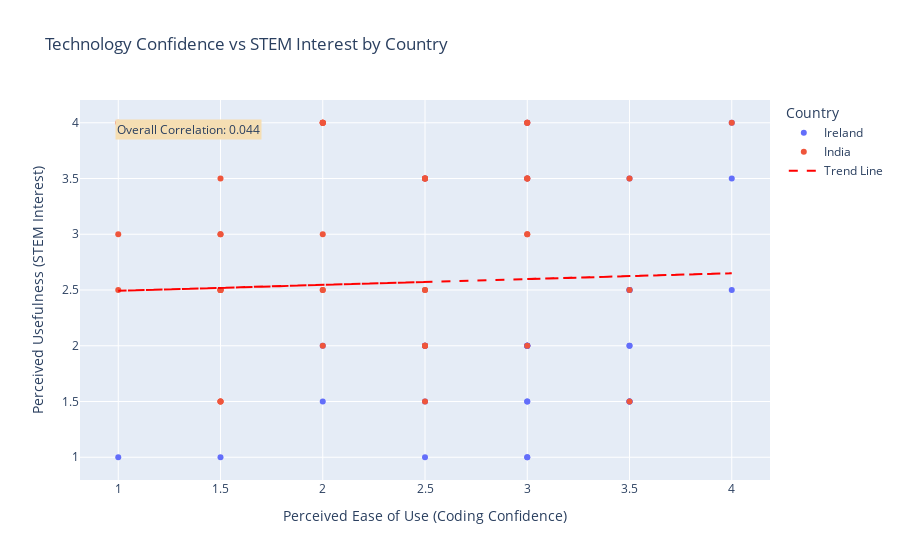
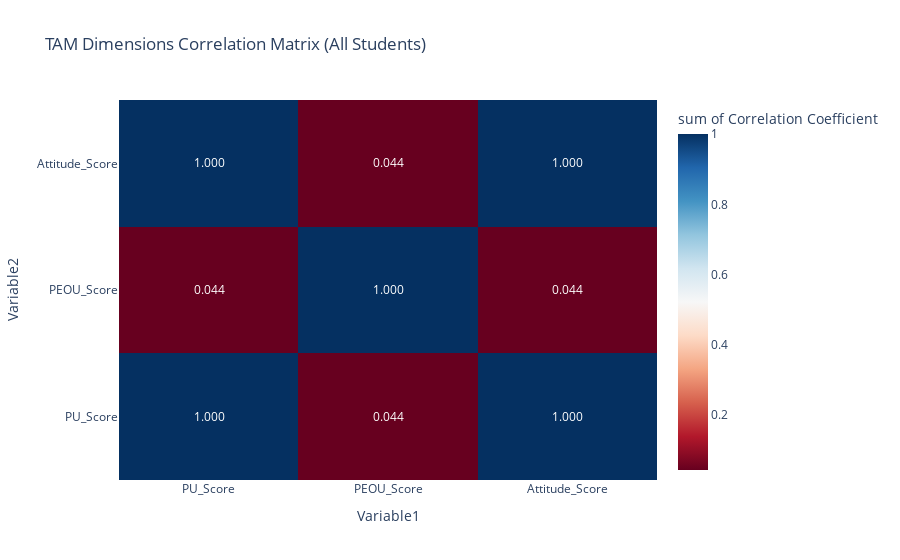

Source (notebook cell) for these figures, in order:
### Code cell
# Add correlation annotation
correlation = stats.pearsonr(x, y)[0]
fig.add_annotation(x=0.05, y=0.95, xref='paper', yref='paper', showarrow=False,
                   text=f'Overall Correlation: {correlation:.3f}', bgcolor='wheat')
fig.show()

## Correlation Matrix
# Visualize correlations between TAM dimensions.
corr_data = students_combined[['PU_Score', 'PEOU_Score', 'Attitude_Score']].corr().reset_index().melt(id_vars='index', var_name='Variable2', value_name='Correlation')

# Create heatmap
fig = px.density_heatmap(corr_data, x='index', y='Variable2', z='Correlation', text_auto='.3f',
                         title='TAM Dimensions Correlation Matrix (All Students)', color_continuous_scale='RdBu',
                         labels={'Correlation': 'Correlation Coefficient', 'index': 'Variable1'})
fig.show()

### Figure 1 — Plotly figure (JSON) as saved in the notebook; plotly's stock layout.template omitted (floating-point values rounded to 4 significant figures)
{"data": [{"hovertemplate": "Country=Ireland<br>Perceived Ease of Use (Coding Confidence)=%{x}<br>Perceived Usefulness (STEM Interest)=%{y}<extra></extra>", "legendgroup": "Ireland", "marker": {"color": "#636efa", "symbol": "circle"}, "mode": "markers", "name": "Ireland", "orientation": "v", "showlegend": true, "type": "scatter", "x": [3, 3.5, 2.5, 3, 4, 1, 3, 2.5, 3.5, 3, 2.5, 3.5, 3.5, 3, 3.5, 2.5, 2, 3, 4, 3.5, 2.5, 3, 3, 3.5, 2, 1.5, 3.5, 4, 3, 3, 2.5, 3, 3, 3.5], "xaxis": "x", "y": [3.5, 1.5, 2, 2, 3.5, 1, 1.5, 2, 1.5, 2, 1.5, 2.5, 2, 2, 1.5, 1, 2, 1.5, 2.5, 2.5, 2, 1, 4, 3.5, 1.5, 1, 2.5, 4, 2, 2, 3.5, 2, 1, 2], "yaxis": "y"}, {"hovertemplate": "Country=India<br>Perceived Ease of Use (Coding Confidence)=%{x}<br>Perceived Usefulness (STEM Interest)=%{y}<extra></extra>", "legendgroup": "India", "marker": {"color": "#EF553B", "symbol": "circle"}, "mode": "markers", "name": "India", "orientation": "v", "showlegend": true, "type": "scatter", "x": [2.5, 3, 1.5, 3, 1.5, 3, 2, 2, 3, 1.5, 2.5, 1.5, 2, 2.5, 1.5, 3, 2, 2.5, 1, 2.5, 2, 1.5, 2, 2, 1, 3, 2.5, 2, 1, 3, 2.5, 3.5, 1.5, 3.5, 2.5, 1.5, 2.5, 3.5, 1.5, 3, 3, 2, 4, 1.5, 2.5], "xaxis": "x", "y": [3.5, 3, 3, 3.5, 2.5, 3.5, 4, 4, 4, 2.5, 2.5, 2.5, 4, 3.5, 1.5, 3, 4, 2.5, 4, 2, 3, 1.5, 2.5, 4, 3, 2, 1.5, 2, 2.5, 3.5, 2, 3.5, 3.5, 2.5, 3.5, 1.5, 3.5, 1.5, 2.5, 4, 4, 2.5, 4, 3, 2], "yaxis": "y"}, {"line": {"color": "red", "dash": "dash"}, "mode": "lines", "name": "Trend Line", "type": "scatter", "x": [3, 3.5, 2.5, 3, 4, 1, 3, 2.5, 3.5, 3, 2.5, 3.5, 3.5, 3, 3.5, 2.5, 2, 3, 4, 3.5, 2.5, 3, 3, 3.5, 2, 1.5, 3.5, 4, 3, 3, 2.5, 3, 3, 3.5, 2.5, 3, 1.5, 3, 1.5, 3, 2, 2, 3, 1.5, 2.5, 1.5, 2, 2.5, 1.5, 3, 2, 2.5, 1, 2.5, 2, 1.5, 2, 2, 1, 3, 2.5, 2, 1, 3, 2.5, 3.5, 1.5, 3.5, 2.5, 1.5, 2.5, 3.5, 1.5, 3, 3, 2, 4, 1.5, 2.5], "y": [2.598, 2.624, 2.572, 2.598, 2.651, 2.493, 2.598, 2.572, 2.624, 2.598, 2.572, 2.624, 2.624, 2.598, 2.624, 2.572, 2.546, 2.598, 2.651, 2.624, 2.572, 2.598, 2.598, 2.624, 2.546, 2.52, 2.624, 2.651, 2.598, 2.598, 2.572, 2.598, 2.598, 2.624, 2.572, 2.598, 2.52, 2.598, 2.52, 2.598, 2.546, 2.546, 2.598, 2.52, 2.572, 2.52, 2.546, 2.572, 2.52, 2.598, 2.546, 2.572, 2.493, 2.572, 2.546, 2.52, 2.546, 2.546, 2.493, 2.598, 2.572, 2.546, 2.493, 2.598, 2.572, 2.624, 2.52, 2.624, 2.572, 2.52, 2.572, 2.624, 2.52, 2.598, 2.598, 2.546, 2.651, 2.52, 2.572]}], "layout": {"annotations": [{"bgcolor": "wheat", "showarrow": false, "text": "Overall Correlation: 0.044", "x": 0.05, "xref": "paper", "y": 0.95, "yref": "paper"}], "legend": {"title": {"text": "Country"}, "tracegroupgap": 0}, "title": {"text": "Technology Confidence vs STEM Interest by Country"}, "xaxis": {"anchor": "y", "domain": [0, 1], "title": {"text": "Perceived Ease of Use (Coding Confidence)"}}, "yaxis": {"anchor": "x", "domain": [0, 1], "title": {"text": "Perceived Usefulness (STEM Interest)"}}}}

### Figure 2 — Plotly figure (JSON) as saved in the notebook; plotly's stock layout.template omitted (floating-point values rounded to 4 significant figures)
{"data": [{"coloraxis": "coloraxis", "histfunc": "sum", "hovertemplate": "Variable1=%{x}<br>Variable2=%{y}<br>sum of Correlation Coefficient=%{z}<extra></extra>", "name": "", "texttemplate": "%{z:.3f}", "type": "histogram2d", "x": ["PU_Score", "PEOU_Score", "Attitude_Score", "PU_Score", "PEOU_Score", "Attitude_Score", "PU_Score", "PEOU_Score", "Attitude_Score"], "xaxis": "x", "xbingroup": "x", "y": ["PU_Score", "PU_Score", "PU_Score", "PEOU_Score", "PEOU_Score", "PEOU_Score", "Attitude_Score", "Attitude_Score", "Attitude_Score"], "yaxis": "y", "ybingroup": "y", "z": [1, 0.04411, 1, 0.04411, 1, 0.04411, 1, 0.04411, 1]}], "layout": {"coloraxis": {"colorbar": {"title": {"text": "sum of Correlation Coefficient"}}, "colorscale": [[0, "rgb(103,0,31)"], [0.1, "rgb(178,24,43)"], [0.2, "rgb(214,96,77)"], [0.3, "rgb(244,165,130)"], [0.4, "rgb(253,219,199)"], [0.5, "rgb(247,247,247)"], [0.6, "rgb(209,229,240)"], [0.7, "rgb(146,197,222)"], [0.8, "rgb(67,147,195)"], [0.9, "rgb(33,102,172)"], [1, "rgb(5,48,97)"]]}, "legend": {"tracegroupgap": 0}, "title": {"text": "TAM Dimensions Correlation Matrix (All Students)"}, "xaxis": {"anchor": "y", "domain": [0, 1], "title": {"text": "Variable1"}}, "yaxis": {"anchor": "x", "domain": [0, 1], "title": {"text": "Variable2"}}}}
